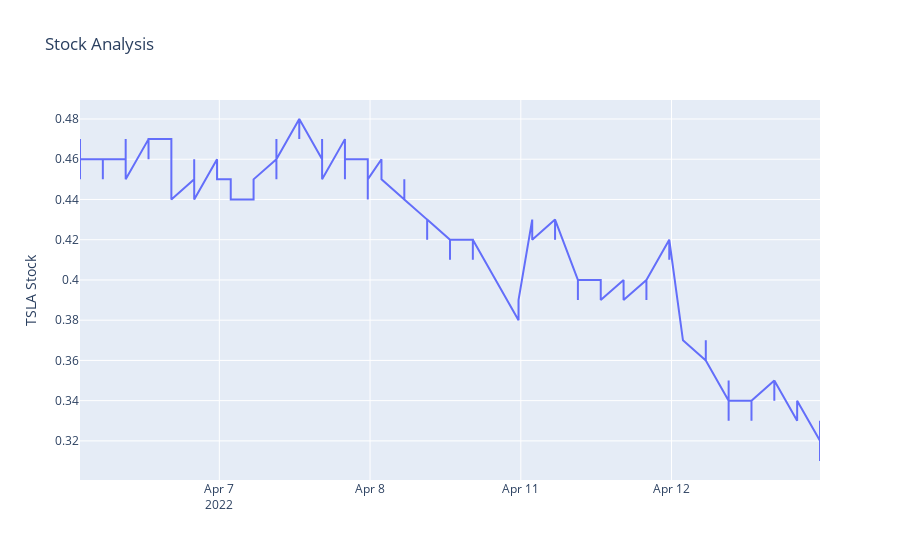

Here is the notebook cell this chart was saved with:
### Code cell
plot_line(df, value='IV', show_afterhours=False)

### Figure 1 — Plotly figure (JSON) as saved in the notebook; plotly's stock layout.template omitted (floating-point values rounded to 4 significant figures; data arrays with more than 128 entries replaced by an {"elided": "..."} marker saying what was removed)
{"data": [{"type": "scatter", "x": {"elided": "634 str values"}, "y": {"elided": "634 float values"}}], "layout": {"autosize": true, "dragmode": "pan", "title": {"text": "Stock Analysis"}, "xaxis": {"autorange": false, "range": ["2022-04-06 10:00", "2022-04-12 16:00"], "rangebreaks": [{"bounds": ["sat", "mon"]}, {"bounds": [16.1, 9.5], "pattern": "hour"}], "rangeslider": {"visible": false, "yaxis": {}}, "type": "date"}, "yaxis": {"autorange": false, "range": [0.3006, 0.4894], "title": {"text": "TSLA Stock"}, "type": "linear"}}}
